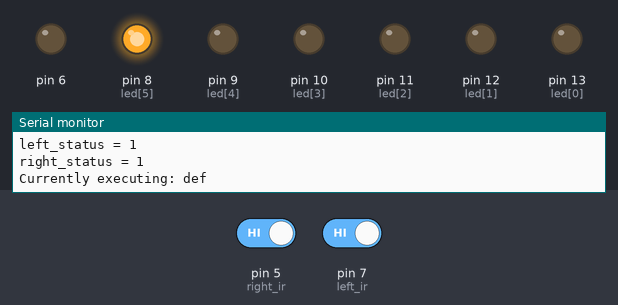
This sketch was run on a simulated Arduino Uno, built with avr-gcc and run on an emulated ATmega328P. Shown: output pins drawn as LEDs (lit = HIGH), the last lines printed to the serial monitor. Dashed ring = blinking. The inputs (shaded band) are chosen by the test bench; at power-on: pin 5 (right_ir) HIGH, pin 7 (left_ir) HIGH.

Above: at 5.36 s.
5.4 s: pin 5 (right_ir) driven LOW
8.9 s: pin 5 (right_ir) driven HIGH
At 10.5 s:
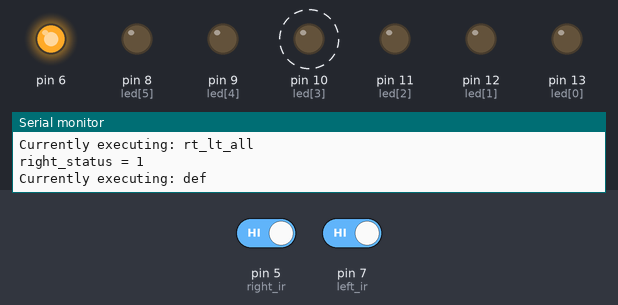
15.3 s: pin 7 (left_ir) driven LOW
At 16.7 s:
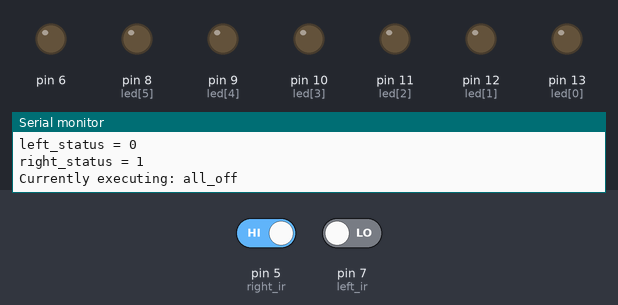
21.2 s: pin 7 (left_ir) driven HIGH
At 23.46 s:
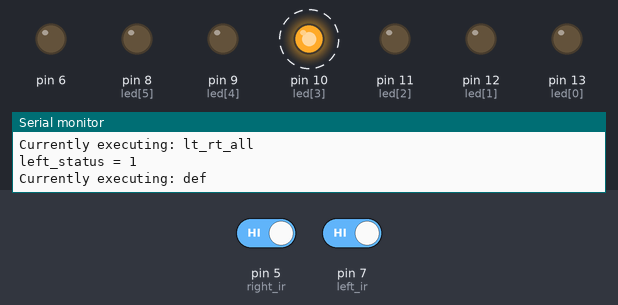
24.7 s: pin 5 (right_ir) driven LOW and pin 7 (left_ir) driven LOW
At 28.5 s:
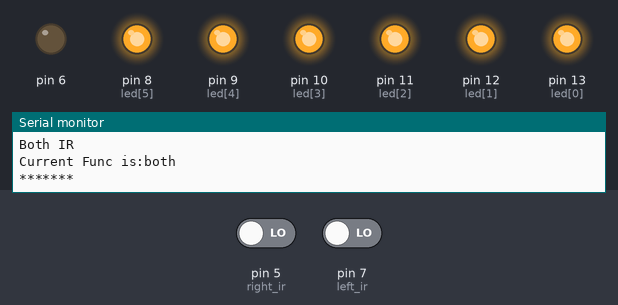
Timing chart, 0 to 32.1 s (numbered marks = the images above; inputs shaded):
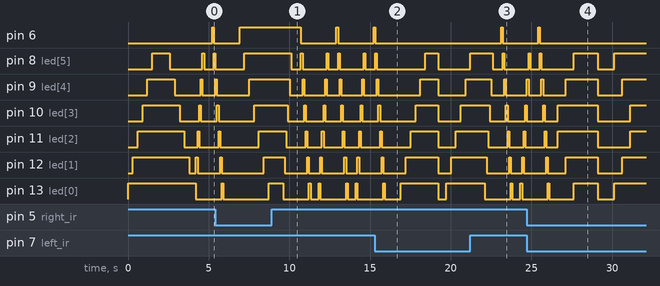

The sketch:

RR_Arduino_LED_Pattern_Control_Using_Two_IR_Sensors.ino
```cpp
/*
* Created by Balaji for Rajan Robotica
* Rajan Robotics
*/

int no_led=6;
int led[]={13,12,11,10,9,8};
int left_ir=7,right_ir=5;
/*
IR sensor
Obs yes = 0
Obs No = 1
*/

void setup() {
 pinMode(left_ir,INPUT);
 pinMode(right_ir,INPUT);
 Serial.begin(9600);
 Serial.println("Rajan Robotics");
  for(int i=0;i<no_led;i++){
    pinMode(led[i],OUTPUT);
    digitalWrite(led[i],HIGH);
    delay(300);
  }
  delay(500);

  for(int i=no_led;i>0;i--){
    pinMode(led[i],OUTPUT);
    digitalWrite(led[i],LOW);
    delay(300);
  }
  Serial.println("LED_IR-Pattern");
}

void loop() {
int left_status=digitalRead(left_ir);
int right_status=digitalRead(right_ir);

Serial.print("left_status = ");
Serial.println(left_status);

Serial.print("right_status = ");
Serial.println(right_status);

/*
IR sensor
Obs yes = 0
Obs No = 1
*/
if( (left_status==0) && (right_status==0) ){
  Serial.println("Both IR");
  both();
  int left_status=digitalRead(left_ir);
int right_status=digitalRead(right_ir);

Serial.print("left_status = ");
Serial.println(left_status);

Serial.print("right_status = ");
Serial.println(right_status);
}

while(left_status==0){//Obs
all_off();
delay(500);

lt_rt_all();
delay(500);
left_status=digitalRead(left_ir);
Serial.print("left_status = ");
Serial.println(left_status);
}

while(right_status==0)//right obs Yes
{
all_off();
delay(500);

rt_lt_all();
delay(500);
right_status=digitalRead(right_ir);
Serial.print("right_status = ");
Serial.println(right_status);
}

def();
}

void lt_rt(){
//Serial.print("Currently executing: ");
//Serial.println(__func__);
for(int i=0;i<no_led;i++){
    digitalWrite(led[i],HIGH);
    delay(100);
    digitalWrite(led[i],LOW);
  }
}

void rt_lt(){
//  Serial.print("Currently executing: ");
//  Serial.println(__func__);
for(int i=no_led;i>=0;i--){
    digitalWrite(led[i],HIGH);
    delay(100);
    digitalWrite(led[i],LOW);
  }
}

void lt_rt_all(){
  Serial.print("Currently executing: ");
  Serial.println(__func__);
 for(int i=0;i<no_led;i++){
    digitalWrite(led[i],HIGH);
    delay(300);
  }
}

void rt_lt_all(){
  Serial.print("Currently executing: ");
  Serial.println(__func__);
 for(int i=no_led;i>=0;i--){
    digitalWrite(led[i],HIGH);
    delay(300);
  }
}

void all_off(){
 Serial.print("Currently executing: ");
 Serial.println(__func__);
   for(int i=no_led;i>=0;i--){
    digitalWrite(led[i],LOW);
  }
}

void def(){
  Serial.print("Currently executing: ");
 Serial.println(__func__);
lt_rt();
delay(500);
rt_lt();
delay(500);
}

void both(){
  Serial.print("Current Func is:");
  Serial.println(__func__);
  int step=1;
  for(int i=2;i>=0;i--){//
  digitalWrite(led[i],HIGH);//2;1;0
    digitalWrite(led[i+step],HIGH);//2+1(3)//1+3(4)//0+5(5)
    step+=2;//3//5//7
  delay(500);
  }
  Serial.println("*******");
  delay(1000);
  all_off();
  delay(1000);
  step=5;
  for(int i=0;i<=2;i++){//
  digitalWrite(led[i],HIGH);//2;1;0
    digitalWrite(led[i+step],HIGH);//2+1(3)//1+3(4)//0+5(5)
    step-=2;//3//5//7
  delay(500);
  }
  delay(1000);
  all_off();
  delay(1000);
}
```

Measured:
- after the input at 8.9 s, pin 6: alternates HIGH for 0.10 s and LOW for 2.2 s, starting after 1.8 s; pin 10 (led[3]): alternates HIGH for 0.10 s and LOW for 1.1 s, starting after 1.0 s
- after the input at 15.3 s, pin 6: goes on until 15.3 s, then stays LOW
- after the input at 21.2 s, pin 6: LOW → HIGH after 1.9 s, → LOW 0.10 s later
- after the input at 24.7 s, pin 6: goes on until 25.5 s, then stays LOW
